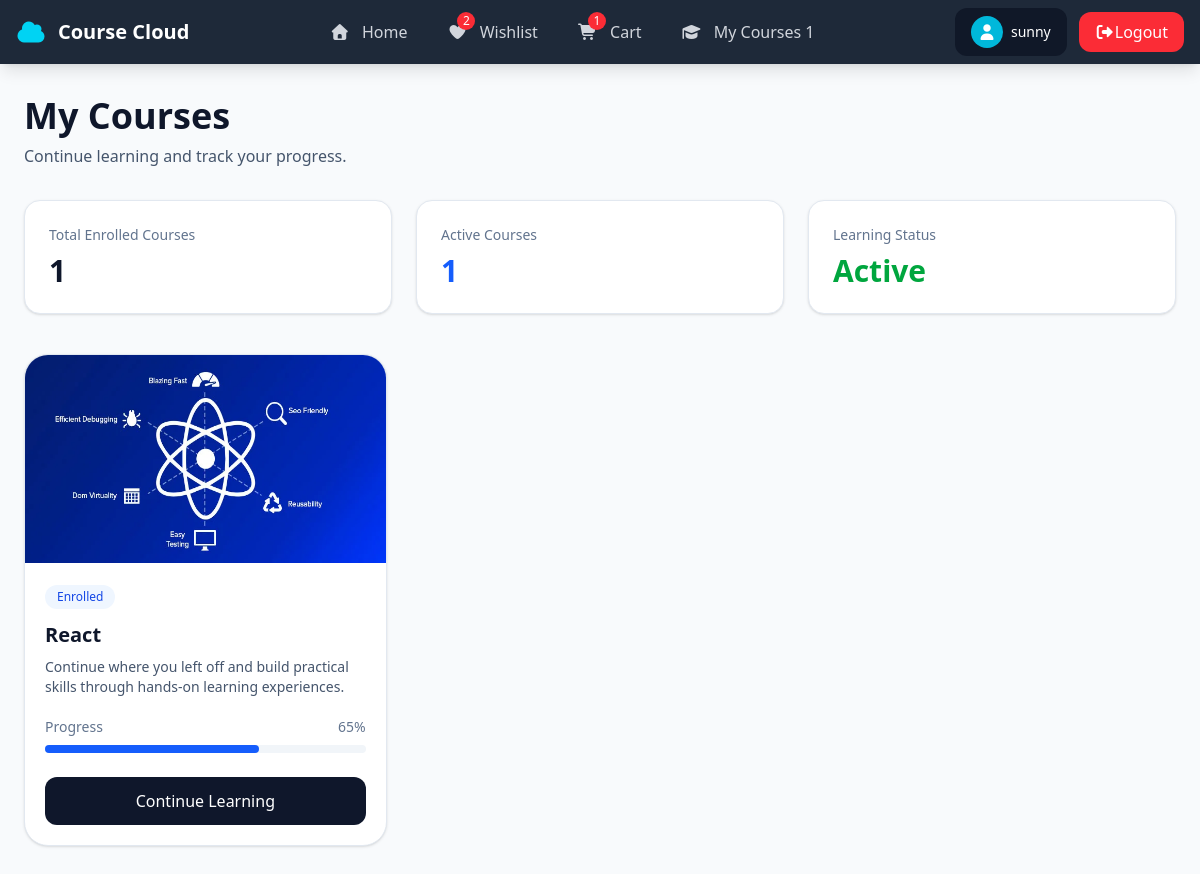
Page /student/mycourse (signed in) on the committed database.
### instrctor/models.py (models this page shows, shortened)
class User(AbstractUser):
    role_options = [
        ('Student','Student'),
        ('Instructor','Instructor'),
    ]
    role = models.CharField(max_length=50,choices=role_options,default="Student")

class Course(models.Model):
    title = models.CharField(max_length=100)
    description = models.CharField(max_length=500)
    price = models.DecimalField(max_digits=7,decimal_places=2)
    instructor = models.ForeignKey(User,on_delete=models.CASCADE,related_name="course")
    is_free = models.BooleanField(default=False)
    course_picture = models.ImageField(upload_to="Course_picture")
    thumbnail  = models.TextField()
    category = models.ManyToManyField(Category)
    created_at = models.DateTimeField(auto_now_add=True)
    updated_at = models.DateTimeField(auto_now=True)

### student/views.py (the view)
# urls.py: path('mycourse',MycourseView.as_view(),name='mycourse'),
@method_decorator([signin_required,never_cache],name='dispatch')
class MycourseView(View):
    def get(self,req):
        order_qs = Order.objects.filter(is_paid=True,student_object=req.user)
        return render(req,'mycourse.html',{'data':order_qs})

### student/context_processor.py (called while the page is built)
def cart_count(request):
    if request.user.is_authenticated:
        cart_count = Cart.objects.filter(student_object  = request.user).count()
        wishlist_count = Wishlist.objects.filter(student_object = request.user).count()
        qs=Order.objects.filter(is_paid=True,student_object=request.user)
        course_count=0
        for i in qs:
            course_count+=i.course_object.count()
        return {'cart_count':cart_count,'wishlist_count':wishlist_count,'total_order':course_count}
    else:
        return {'cart_count':0,'wishlist_count':0,'total_order':0}

### student/views.py (called while the page is built)
def signin_required(fn):
    def inner(req,*args,**kwargs):
        if req.user.is_authenticated:
            return fn(req,*args,**kwargs)
        else:
            return redirect('signin')
    return inner

### student/templates/mycourse.html (shortened to what this page needs)
{% extends 'base.html' %}
{% block base %}
<div class="min-h-screen bg-slate-50">
    <div class="max-w-7xl mx-auto px-6 py-8">
        <div class="mb-8">
            <h1 class="text-4xl font-bold text-slate-900">
                My Courses
            </h1>
            <p class="text-slate-600 mt-2">
                Continue learning and track your progress.
            </p>
        </div>
        <div class="grid grid-cols-1 md:grid-cols-3 gap-6 mb-10">
            <div class="bg-white rounded-2xl border border-slate-200 p-6 shadow-sm">
                <p class="text-slate-500 text-sm">
                    Total Enrolled Courses
                </p>
                <h2 class="text-3xl font-bold text-slate-900 mt-2">
                    {{total_order}}
                </h2>
            </div>
            <div class="bg-white rounded-2xl border border-slate-200 p-6 shadow-sm">
                <p class="text-slate-500 text-sm">
                    Active Courses
                </p>
                <h2 class="text-3xl font-bold text-blue-600 mt-2">
                    {{total_order}}
                </h2>
            </div>
            <div class="bg-white rounded-2xl border border-slate-200 p-6 shadow-sm">
                <p class="text-slate-500 text-sm">
                    Learning Status
                </p>
                <h2 class="text-3xl font-bold text-green-600 mt-2">
                    Active
                </h2>
            </div>
        </div>
        <div class="grid sm:grid-cols-2 lg:grid-cols-3 xl:grid-cols-4 gap-8">
            {% for order in data %}
            {% for course in order.course_object.all %}
            <div
                class="bg-white rounded-3xl border border-slate-200 overflow-hidden shadow-sm hover:shadow-xl transition-all duration-300 hover:-translate-y-1 flex flex-col">
                <div class="overflow-hidden">
                    <img src="{{course.course_picture.url}}" alt="{{course.title}}"
                        class="w-full h-52  hover:scale-105 transition duration-500">
                </div>
                <div class="p-5 flex flex-col flex-grow">
                    <div class="mb-3">
                        <span class="inline-block px-3 py-1 text-xs font-medium bg-blue-50 text-blue-700 rounded-full">
                            Enrolled
                        </span>
                    </div>
                    <h2 class="text-xl font-bold text-slate-900 mb-2">
                        {{course.title}}
                    </h2>
                    <p class="text-slate-600 text-sm flex-grow">
                        Continue where you left off and build practical skills through hands-on learning experiences.
                    </p>
                    <div class="mt-5">
                        <div class="flex justify-between text-sm text-slate-500 mb-2">
                            <span>Progress</span>
                            <span>65%</span>
                        </div>
                        <div class="w-full bg-slate-100 rounded-full h-2">
                            <div class="bg-blue-600 h-2 rounded-full w-2/3"></div>
                        </div>
                    </div>
                    <a href="{% url 'viewlesson' course.id %}"
                        class="mt-6 w-full text-center bg-slate-900 text-white py-3 rounded-xl font-medium hover:bg-slate-800 transition">
                        Continue Learning
                    </a>
                </div>
            </div>
            {% endfor %}
            {% endfor %}
        </div>
    </div>
</div>
{% endblock base %}

### student/templates/base.html (shortened to what this page needs)
<!DOCTYPE html>
<html lang="en">
<head>
    <script src="https://cdn.jsdelivr.net/npm/@tailwindcss/browser@4"></script>
    <link rel="stylesheet" href="https://cdnjs.cloudflare.com/ajax/libs/font-awesome/7.0.1/css/all.min.css"
 />
</head>
<body>
    <nav class="bg-gray-800 shadow-lg sticky top-0 z-50">
        <div class="max-w-7xl mx-auto px-4">
            <div class="flex justify-between items-center h-16">
                <div class="flex items-center gap-3">
                    <a href="{% url 'cchome' %}" class="flex items-center gap-3 text-white font-bold text-xl">
                        <i class="fa-solid fa-cloud text-cyan-400 text-2xl"></i>
                        <span class="hidden sm:block">
                            Course Cloud
                        </span>
                    </a>
                </div>
                <div class="hidden md:flex items-center gap-2">
                    <a href="{% url 'cchome' %}"
                        class="px-4 py-2 rounded-lg text-gray-300 hover:text-white hover:bg-gray-700 transition">
                        <i class="fa-solid fa-house mr-2"></i>
                        Home
                    </a>
                    <a href="{% url 'wishlistall' %}"
                        class="px-4 py-2 rounded-lg text-gray-300 hover:text-white hover:bg-gray-700 transition">
                        <span class="relative inline-block mr-2">
                            <i class="fa-solid fa-heart"></i>
                            {% if wishlist_count %}
                            <span
                                class="absolute -top-2 -right-2 bg-red-500 text-white text-xs min-w-[18px] h-[18px] rounded-full flex items-center justify-center">
                                {{ wishlist_count }}
                            </span>
                            {% endif %}
                        </span>
                        Wishlist
                    </a>
                    <a href="{% url 'cartlist' %}"
                        class="px-4 py-2 rounded-lg text-gray-300 hover:text-white hover:bg-gray-700 transition">
                        <span class="relative inline-block mr-2">
                            <i class="fa-solid fa-cart-shopping"></i>
                            {% if cart_count %}
                            <span
                                class="absolute -top-2 -right-2 bg-red-500 text-white text-xs min-w-[18px] h-[18px] rounded-full flex items-center justify-center">
                                {{ cart_count }}
                            </span>
                            {% endif %}
                        </span>
                        Cart
                    </a>
                    <a href="{% url 'mycourse' %}"
                        class="px-4 py-2 rounded-lg text-gray-300 hover:text-white hover:bg-gray-700 transition">
                        <i class="fa-solid fa-graduation-cap mr-2"></i>
                        My Courses
                        {% if total_order %}
                        <span>{{total_order}}</span>
                        {% endif %}
                    </a>
                </div>
                <div class="flex items-center gap-3">
                    <div class="hidden sm:flex items-center gap-2 bg-gray-900 px-4 py-2 rounded-xl">
                        <div class="w-8 h-8 rounded-full bg-cyan-500 flex items-center justify-center text-white">
                            <i class="fa-solid fa-user"></i>
                        </div>
                        <span class="text-white text-sm max-w-[120px] truncate">
                            {{request.user}}
                        </span>
                    </div>
                    <a href="{% url 'logout' %}"
                        class="bg-red-500 hover:bg-red-600 text-white px-4 py-2 rounded-xl transition">
                        <i class="fa-solid fa-right-from-bracket"></i>Logout
                    </a>
                </div>
            </div>
        </div>
    </nav>
    <div style="min-height: 70vh;">
        {% block base %}
        {% endblock base %}
    </div>
</body>
</html>

### rows in the picture
User: user "sunny"
Course: course_picture (picture), title "React"

### other values in the picture
{{ wishlist_count }} "2"
{{ cart_count }} "1"
{{ total_order }} "1"
